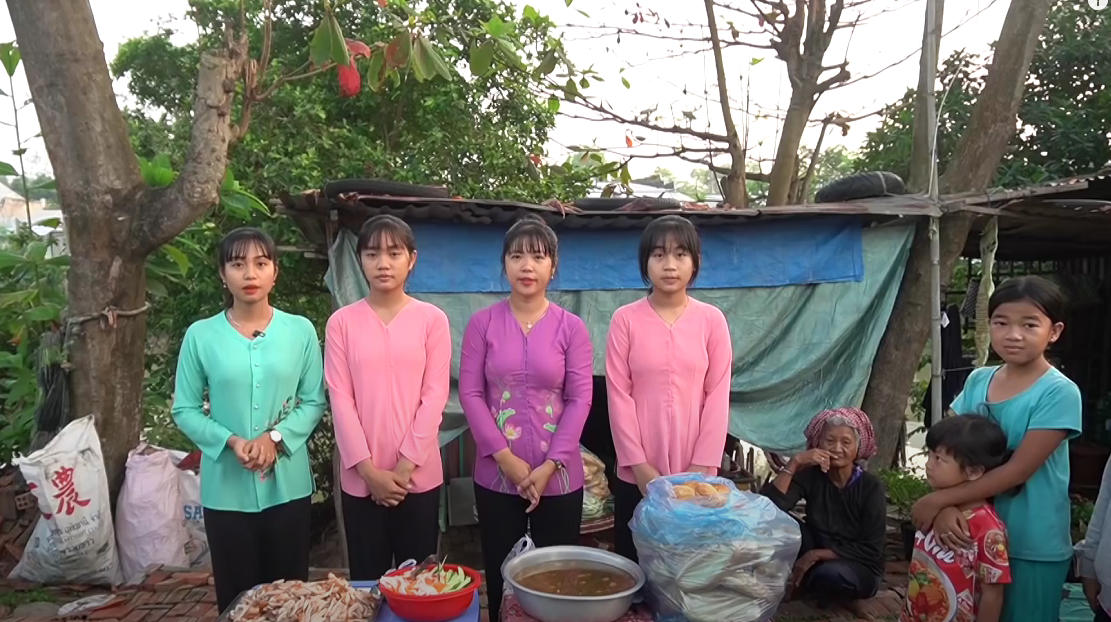
#> input picture multi03.png, 1111 x 622 px
$ python 'cv2_resize&convertcolor.py'
#> lines starting #> are read from the running program, lines starting #| are printed output that depends on the picture; after the words box and inside, x2 and y2 are one past the last pixel; in counts of white or black regions, pixels touching at a corner belong together
import cv2
import numpy as np

img = cv2.imread('multi03.png')
#> img is the input picture: shape (622, 1111, 3); mean B, G, R 105.3, 109.3, 114.4
print(img.shape)
#| (622, 1111, 3)
cv2.imshow('Group', img)
cropped = img[200:350, 150:750]  #xtop,xbottom, yleft,yright
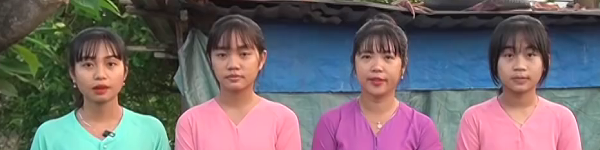
#> cropped: shape (150, 600, 3); mean B, G, R 109.5, 105, 115.3

resized = cv2.resize(img, (img.shape[1]//2, img.shape[0]//2), interpolation=cv2.INTER_CUBIC)
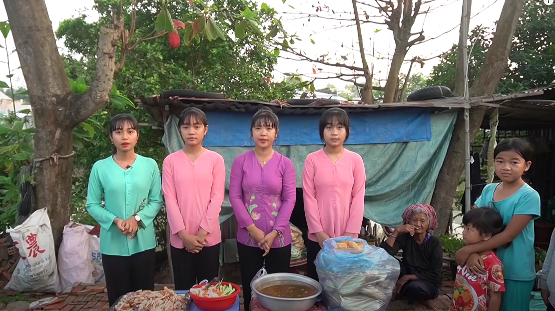
#> resized: shape (311, 555, 3); mean B, G, R 105.2, 109.3, 114.3
img = resized
img = cropped
cv2.imshow('Group cropped', cropped)

# gray
gray = cv2.cvtColor(img, cv2.COLOR_BGR2GRAY)
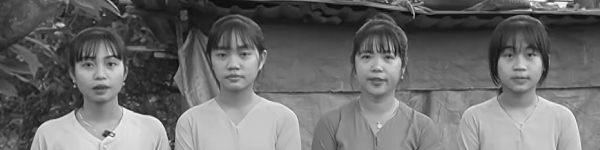
#> gray: shape (150, 600); min 3, max 255, mean 108.6
cv2.imshow('Group in gray', gray)

#blur
blur = cv2.GaussianBlur(img, (7,7), cv2.BORDER_DEFAULT)  # kernel must be odd number
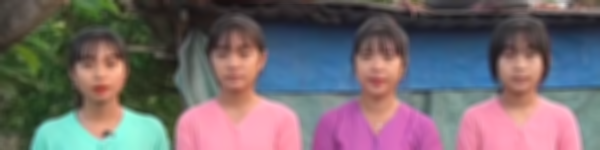
#> blur: shape (150, 600, 3); mean B, G, R 109.5, 105, 115.3
cv2.imshow('Group blur', blur)

# canny
canny = cv2.Canny(img, 125,175)
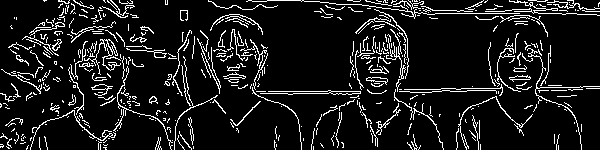
#> canny: shape (150, 600); 10.4% white in thin lines or dots
cv2.imshow('Group in canny', canny)
# canny fropm blur
cannyblur = cv2.Canny(blur, 125,175)
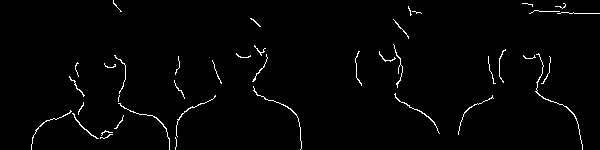
#> cannyblur: shape (150, 600); 1.7% white in thin lines or dots
cv2.imshow('Group in cannyblur', cannyblur)

#dilate edges
dilated = cv2.dilate(cannyblur, (7,7), iterations=3)
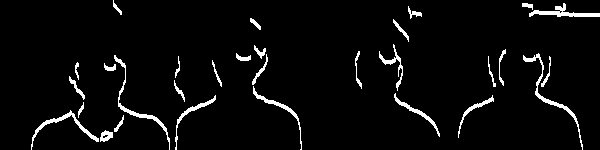
#> dilated: shape (150, 600); 4.2% white; 30 white regions, largest, box (x1, y1, x2, y2) and area: (523, 53, 583, 150) 382, (114, 55, 170, 150) 357, (529, 3, 600, 17) 345
cv2.imshow('Group in cannyblur dilated', dilated)
# eroded
eroded = cv2.dilate(cannyblur, (7,7), iterations=3)
cv2.imshow('Group in cannyblur eroded', eroded)


cv2.waitKey(0)

$ run again, with qazi_aaron.png copied over multi03.png
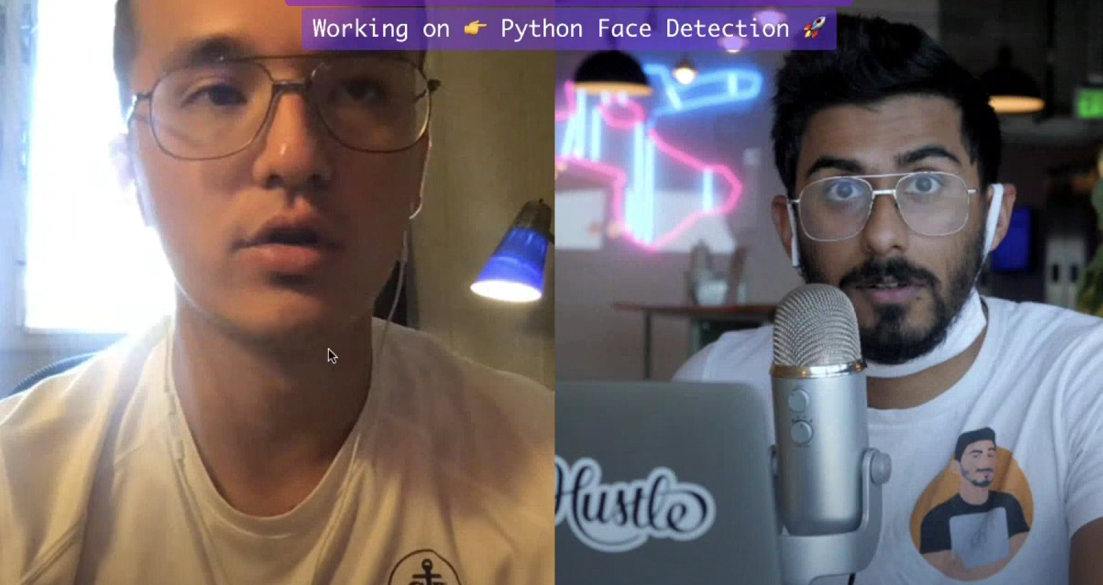
#> input picture qazi_aaron.png, 1103 x 585 px
#> img is the input picture: shape (585, 1103, 3); mean B, G, R 113.4, 111, 121.1
#| (585, 1103, 3)
#> `canny = cv2.Canny(img, 125,175)`:
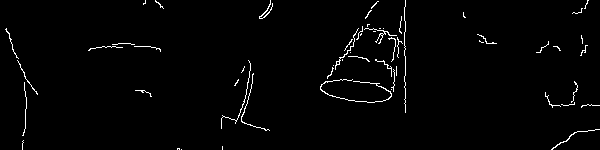
#> canny: shape (150, 600); 1.7% white in thin lines or dots
#> cannyblur: shape (150, 600); 0.48% white in thin lines or dots, all inside (x1, y1, x2, y2) = (321, 0, 600, 148)
#> `dilated = cv2.dilate(cannyblur, (7,7), iterations=3)`:
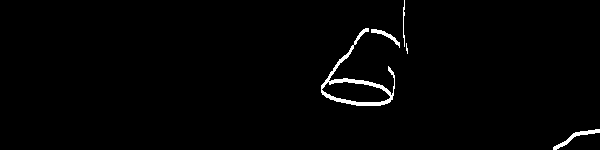
#> dilated: shape (150, 600); 1.4% white; 5 white regions (1 under 20 px), largest, box (x1, y1, x2, y2) and area: (321, 28, 395, 106) 849, (553, 129, 600, 150) 200, (371, 29, 400, 48) 125, (403, 0, 405, 47) 57

$ run again, with qazi_aaron2.png copied over multi03.png
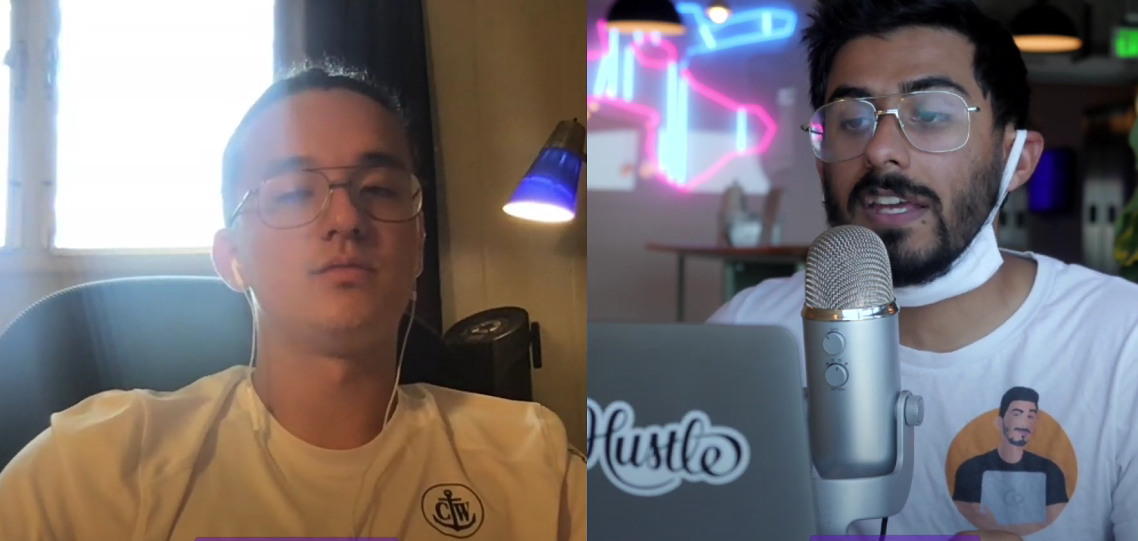
#> input picture qazi_aaron2.png, 1138 x 541 px
#> img is the input picture: shape (541, 1138, 3); mean B, G, R 117.1, 115.1, 121.6
#| (541, 1138, 3)
#> `canny = cv2.Canny(img, 125,175)`:
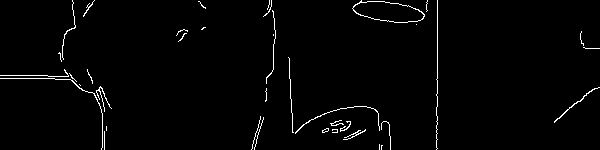
#> canny: shape (150, 600); 1.7% white in thin lines or dots
#> cannyblur: shape (150, 600); 0.25% white in thin lines or dots, all inside (x1, y1, x2, y2) = (353, 0, 600, 115)
#> `dilated = cv2.dilate(cannyblur, (7,7), iterations=3)`:
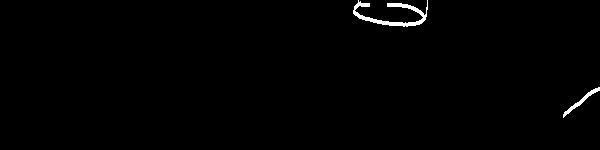
#> dilated: shape (150, 600); 0.8% white; 2 white regions, box (x1, y1, x2, y2) and area: (353, 0, 428, 27) 551, (563, 87, 600, 118) 171

$ run again, with qazi_aaron3.png copied over multi03.png
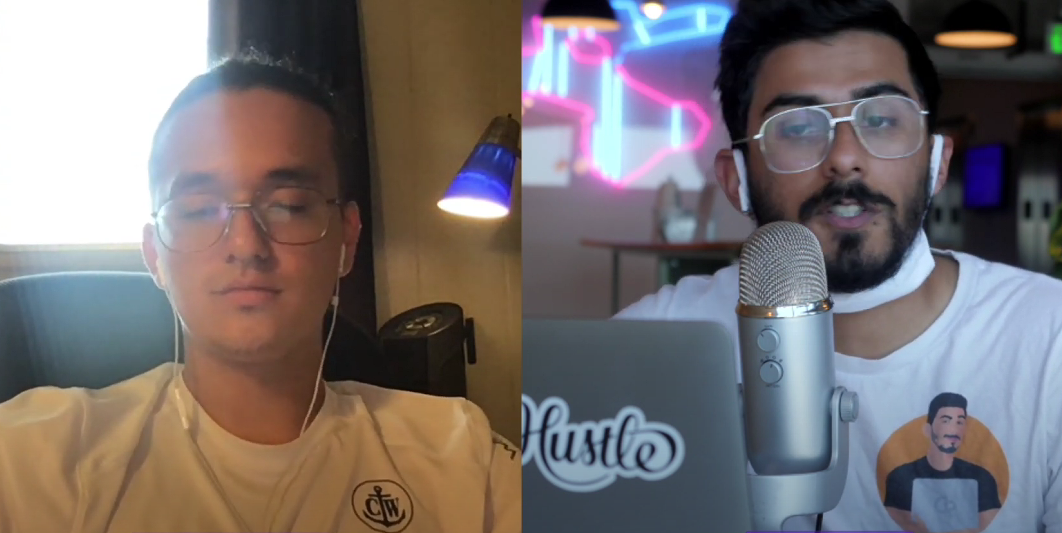
#> input picture qazi_aaron3.png, 1062 x 533 px
#> img is the input picture: shape (533, 1062, 3); mean B, G, R 113.1, 112.3, 119.8
#| (533, 1062, 3)
#> canny: shape (150, 600); 2.3% white in thin lines or dots
#> cannyblur: shape (150, 600); 0.41% white in thin lines or dots, all inside (x1, y1, x2, y2) = (288, 0, 594, 150)
#> `dilated = cv2.dilate(cannyblur, (7,7), iterations=3)`:
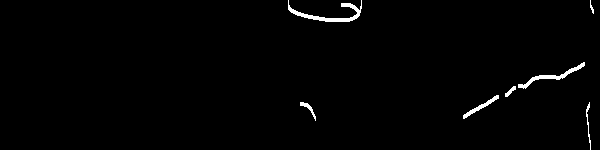
#> dilated: shape (150, 600); 1.2% white; 7 white regions, largest, box (x1, y1, x2, y2) and area: (288, 0, 362, 22) 400, (518, 62, 585, 89) 286, (463, 95, 499, 119) 160
